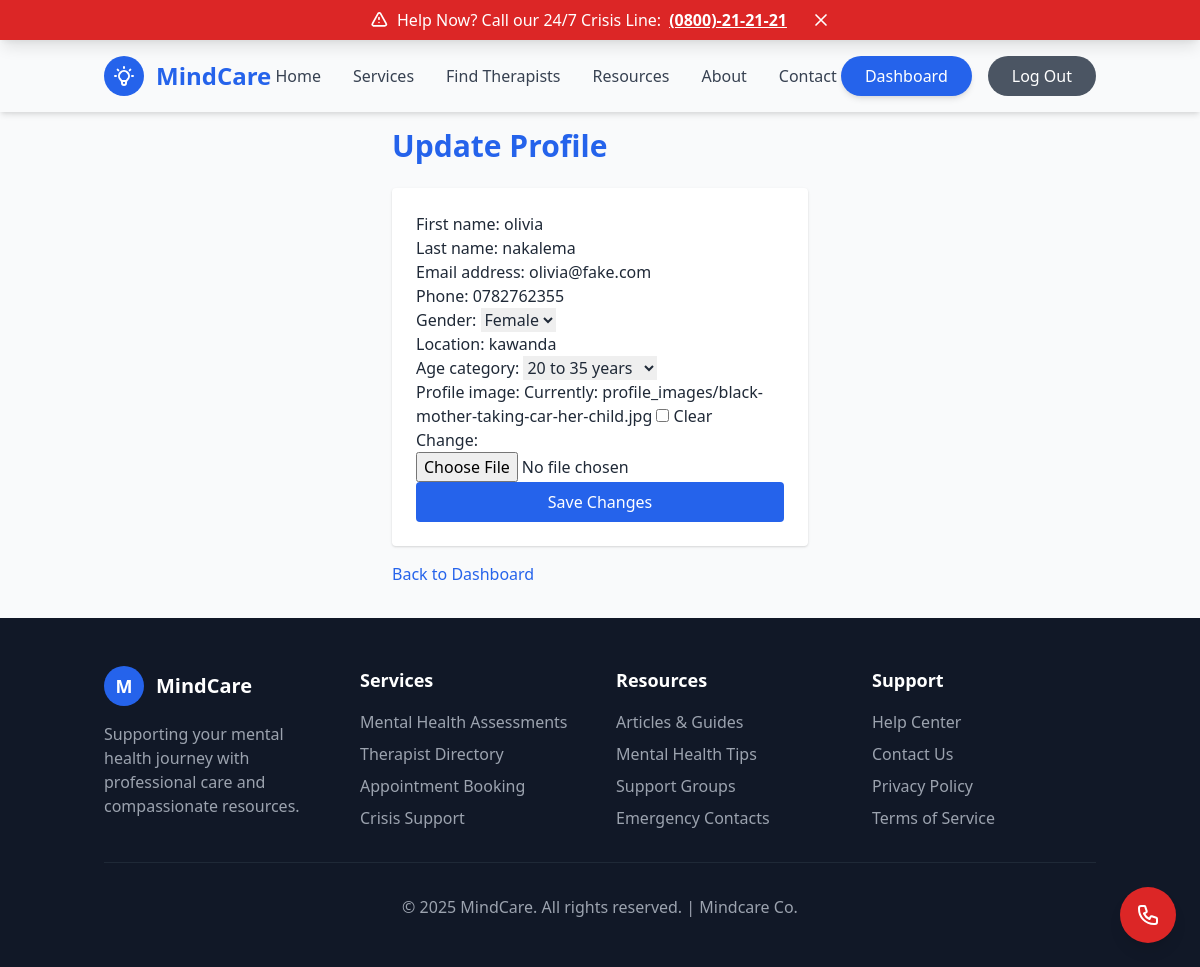
The app's page /accounts/profile/update/ (signed in) with its own data.
### accounts/models.py (models this page shows, shortened)
class User(AbstractUser):
    ROLE_CHOICES = [
        ('admin', 'Admin'),
        ('therapist', 'Therapist'),
        ('client', 'Client'),
    ]
    GENDER_CHOICES = [
        ('male', 'Male'),
        ('female', 'Female'),
    ]
    AGE_CATEGORY_CHOICES = [
        ('13-19', '13 to 19 years'),
        ('20-35', '20 to 35 years'),
        ('35+', 'Above 35 years'),
    ]
    phone_regex = RegexValidator(
        regex=r'^\d{10}$',
        message="Phone number must be exactly 10 digits."
    )
    groups = models.ManyToManyField(
        'auth.Group',
        verbose_name='groups',
        blank=True,
        help_text='The groups this user belongs to.',
        related_name='custom_user_set',
        related_query_name='custom_user',
    )
    user_permissions = models.ManyToManyField(
        'auth.Permission',
        verbose_name='user permissions',
        blank=True,
        help_text='Specific permissions for this user.',
        related_name='custom_user_set',
        related_query_name='custom_user',
    )
    user_id = models.CharField(max_length=10, unique=True, blank=True)
    role = models.CharField(max_length=20, choices=ROLE_CHOICES, default='client')
    phone = models.CharField(validators=[phone_regex], max_length=10, unique=True)
    gender = models.CharField(max_length=10, choices=GENDER_CHOICES)
    location = models.CharField(max_length=100)
    age_category = models.CharField(max_length=10, choices=AGE_CATEGORY_CHOICES, blank=True, null=True)
    profile_image = models.ImageField(upload_to='profile_images/', blank=True, null=True)
    is_verified = models.BooleanField(default=False)
    created_at = models.DateTimeField(auto_now_add=True)
    updated_at = models.DateTimeField(auto_now=True)

### accounts/views.py (the view)
# urls.py: path('profile/update/', views.profile_update, name='profile_update'),
@login_required
def profile_update(request):
    if request.user.role != 'client':
        messages.error(request, 'Access denied.')
        return redirect('accounts:landing')
    if request.method == 'POST':
        form = ProfileUpdateForm(request.POST, request.FILES, instance=request.user)
        if form.is_valid():
            form.save()
            messages.success(request, 'Profile updated successfully!')
            return redirect('accounts:client_dashboard')
    else:
        form = ProfileUpdateForm(instance=request.user)
    return render(request, 'accounts/profile_update.html', {'form': form})

### accounts/forms.py
class ProfileUpdateForm(forms.ModelForm):
    class Meta:
        model = User
        fields = ['first_name', 'last_name', 'email', 'phone', 'gender', 'location', 'age_category', 'profile_image']

### templates/accounts/profile_update.html (shortened to what this page needs)
{% extends "base.html" %}
{% load static %}
{% block content %}
<div class="container mx-auto px-4 py-8 max-w-md">
    <h1 class="text-3xl font-bold text-blue-600 mb-6">Update Profile</h1>
    <form method="post" enctype="multipart/form-data" class="bg-white p-6 rounded shadow">
        {{ form.as_p }}
        <button type="submit" class="bg-blue-600 text-white px-4 py-2 rounded hover:bg-blue-700 w-full">Save Changes</button>
    </form>
    <a href="{% url 'accounts:client_dashboard' %}" class="text-blue-600 hover:underline mt-4 inline-block">Back to Dashboard</a>
</div>
{% endblock %}

### records on screen
User: first_name "olivia", last_name "nakalema", email "olivia@fake.com", phone "0782762355", gender "Female", location "kawanda", age_category "20 to 35 years"
